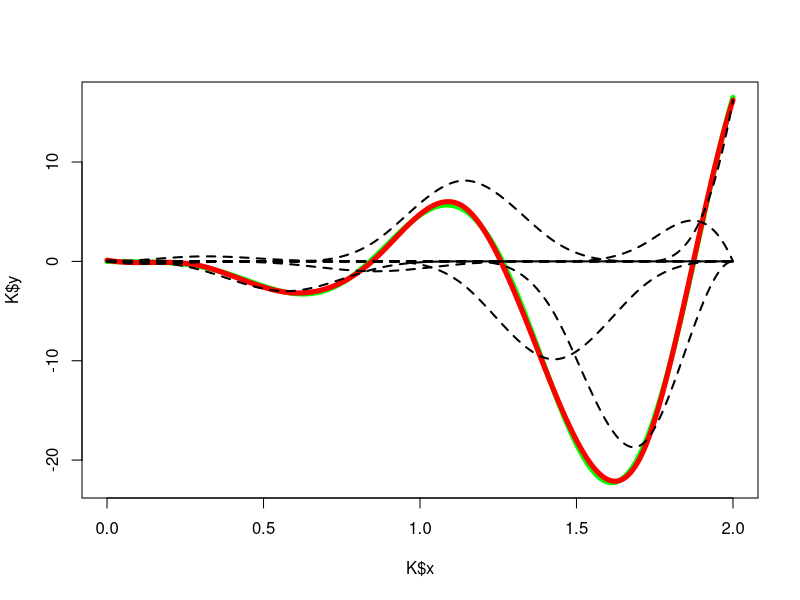
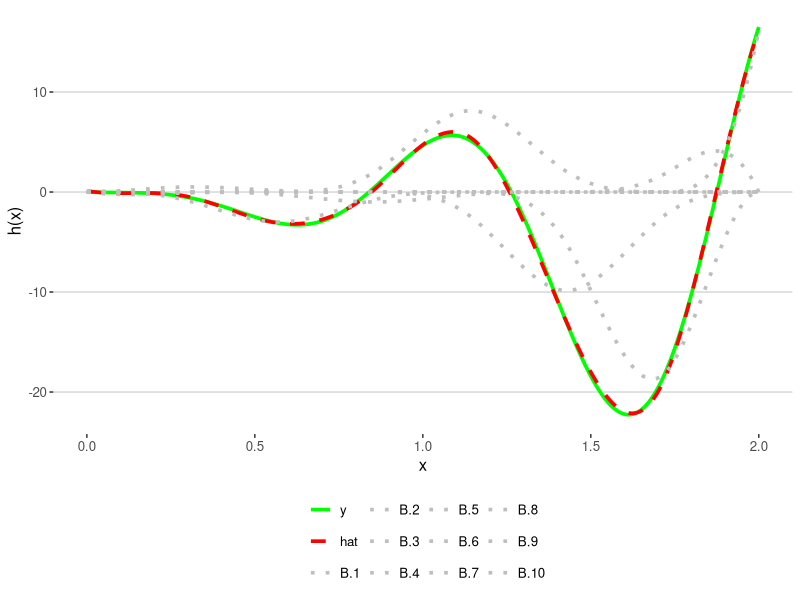

Write R code to recreate these figures, in order.
require(reshape2)
require(ggplot2)
require(ggthemes)
K=read.table("GAM.txt",header=T)
plot(K$x,K$y,col="Green",type="l",lwd=5)
lines(K$x,K$hat,lwd=5,col="red")
for( i in 1:10) lines(K$x, K[,paste0("B.",i)],lwd=2,lty=2)


g_data <- melt(K,id.vars = "x")

ggplot(g_data,aes(x = x,y = value,group = variable,linetype = variable,color=variable)) +
  geom_line(size=1.25) + scale_linetype_manual(name="",values=c("solid","dashed",rep("dotted",10))) +
  scale_color_manual(name="",values=c("green","red",rep("gray",10))) +
  theme_hc() + ylab("h(x)") + xlab("x")
  